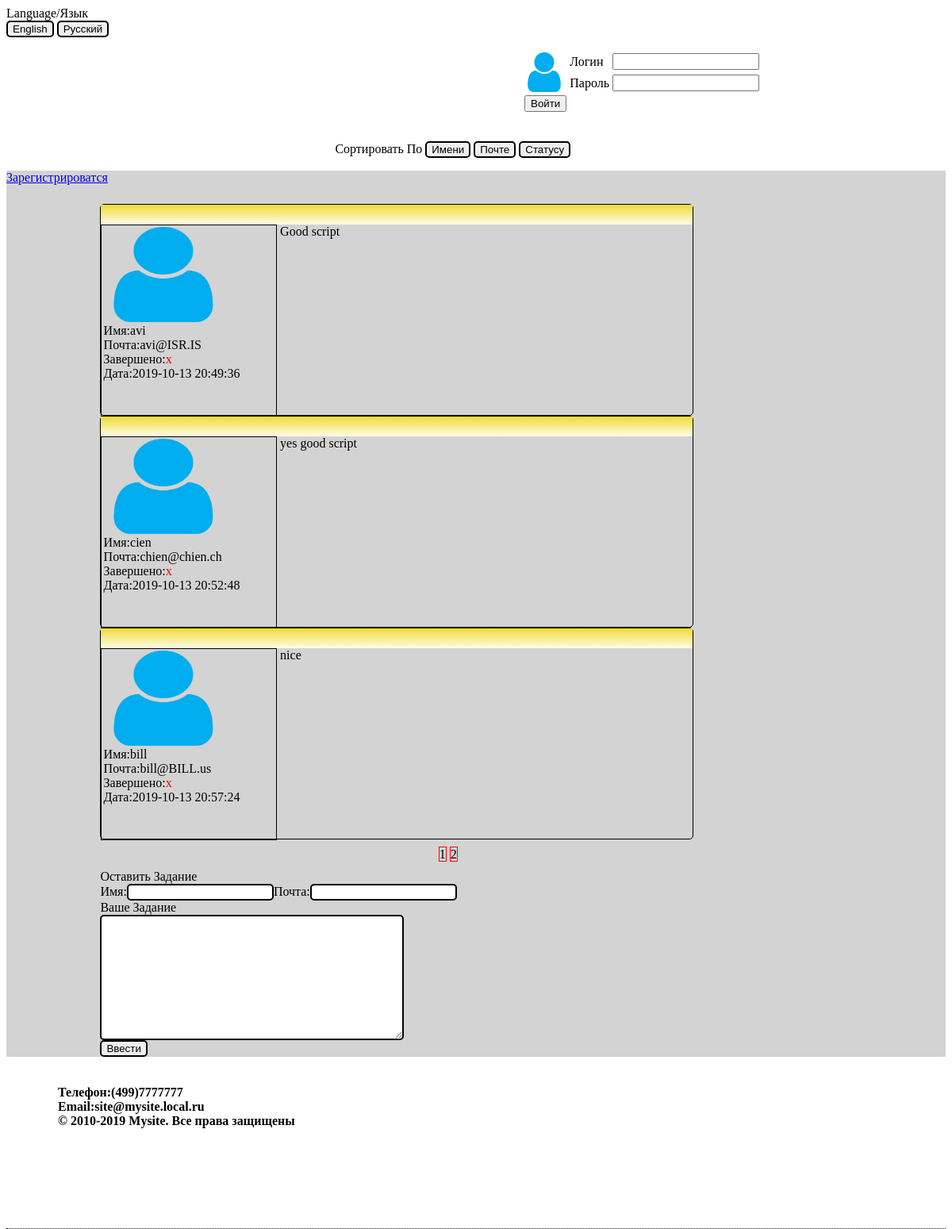
The page / on the database its author committed.
### tables this page shows
CREATE TABLE `chat` (
  `chat_id` int(11) NOT NULL,
  `user_login` varchar(64) NOT NULL,
  `text` varchar(64) NOT NULL,
  `dater` varchar(64) NOT NULL,
  `email` varchar(64) NOT NULL,
  `finished` varchar(64) NOT NULL
);

### lib/chat.php (the view, shortened to what this page needs)
<?php
class chat{
    public $user_login;
    public $text;
    public $order;
    public $email;
    public $photo;
    public $chatid;
    public $finished;
    public $autoriselanguage;
	public $mysqlihost;
    public $mysqliusr;
    public $mysqlipwd;
    public $mysqlidb;
    public function __construct()
    {
		  $this->mysqlihost = 'localhost';
        $this->mysqliusr = 'root';
        $this->mysqlipwd = '';
        $this->mysqlidb = 'project';
            ?>
            <?
    }
        public function chat($sort='dater'){
    $pag=3;
    $page = filter_input(INPUT_GET, 'page');
    $page=$page+1;
    $end=$page*$pag;
    for($i=($page-1)*$pag;$i<$end;$i++) {
        $mysqli = new mysqli($this->mysqlihost, $this->mysqliusr, $this->mysqlipwd, $this->mysqlidb);
        $query = "SELECT `chat`.`chat_id`,`chat`.`user_login`,`chat`.`text`, `chat`.`dater`,`chat`.`email`,`chat`.`finished`,`users`.`photo`,`users`.`role`  FROM `chat` LEFT JOIN `users` ON `chat`.`user_login` = `users`.`user_login` ORDER BY ".$this->order." LIMIT ".$i.",1 ";
        $stmt = $mysqli->prepare($query);
            $stmt->execute();
            $stmt->bind_result($this->chatid,$this->user_login, $this->text,$this->dater,$this->email,$this->finished,$this->photo,$role);
		if(strlen($this->photo)==0){
			$this->photo='files/misc/login.png';
		}
        if($this->finished=='yes'){
		    $fsd='<a style="color:green">&#10004</a>';
        }else{
            $fsd='<a style="color:red">x</a>';
        }
        $today = date("Y-m-d H:i:s",$this->dater);
        if(!$this->autoriselanguage){
		    echo"
		    <div class='message'>
				<div class='hramka ttop'></div>
				<div class='midle ttop'>
		        <div class='ab bc'>
		            <img class='chimage' src='/lib/".$this->photo."'><br>
		            <div class='mm'>
		                 <a>Имя:$this->user_login</a><br>
		                <a>Почта:$this->email</a><br>
		                <a>Завершено:$fsd</a><br>
		                <a>Дата:$today </a><br>
		               $edit
                    </div>
		        </div>
		        <div class='ab nnn'>
		               <a class='some'>$this->text</a>
                </div>
            </div>
            </div>
		    ";
        }
        }
    }
		 public function pagination(){
            $pag=3;
             $mysqli = new mysqli($this->mysqlihost, $this->mysqliusr, $this->mysqlipwd, $this->mysqlidb);
           $query = "SELECT count(1) FROM `chat`";
           if ($stmt = $mysqli->prepare($query)) {
               $stmt->execute();
               $stmt->bind_result($counter);
           }
		   $counter=ceil($counter/$pag);
		   if($counter<=6){
		   		for($i=1;$i<=$counter;$i++){
		   		    $ppage=$i-1;
		   			$a="
		   			<a class='atba' style='color:black;border: 1px solid red;' onClick=\"window . location . href = 'index.php?page={$ppage} '\">$i</a>
		   			";
					echo "$a";
		  		 }
		   }
		 }
		 public function  atcdrawinput(){
            if(!$this->autoriselanguage) {
                $a = '
            <a class="сс">Оставить Задание</a>
            <form  method="POST">
            <a>Имя:</a><input name="name" width="200" type="text"><a>Почта:</a><input name="email"  type="text"> <br>
            <a>Ваше Задание</a><br>
			<textarea rows="10" cols="45" name="text"></textarea><br>
            <input name="submit" type="submit" value="Ввести">
            </form>';
            echo "$a";}
    }
		public function srt(){
			            if(!$this->autoriselanguage) {
			$a = '
            <form class="srt" method="POST">
							Сортировать По
            <input name="ulgch" type="submit" value="Имени">
            <input name="uemailch" type="submit" value="Почте">
            <input name="statusch" type="submit" value="Статусу">
            </form>';
            echo "$a";
									}
		}
}

### index.php (shortened to what this page needs)
<?php
include 'lib/autorise.inc.php';
include 'lib/chat.php';
$autorise=  new autorise;
$chat=new chat;
$chat->order=$autorise->order;
?>
<html>
<head>
    <link rel="stylesheet" href="css/main.css" >
</head>
<body style="background-image: url(/lib/files/misc/background.jpg 100% 100% no-repeat);">
    <div class="header">
        <?php $autorise->ainitialize();?><br>
							<?php $chat->srt();?>
    </div>
	<div class="container">
		<div>
			<a href='lib\register.inc.php' class="reg"><? if(!$autorise->language){echo 'Зарегистрироватся';}elseif($autorise->language==true){echo 'Register';}?></a>
        </div>
		<?
            $chat->autoriselanguage=$autorise->language;
            $chat->autoriselog=$autorise->log;
            $chat->autoriserole=$autorise->role;
            ?><div style="margin-left: 10%;margin-top: 2%"><?
            $chat->chat();
            ?><div style="margin-top:10px;margin-bottom:10px;margin-left:40%;"><?
            $chat->pagination();
                            ?></div><?
            $chat->atcdrawinput();
                ?></div>
</div>
    <div class="footer">
        <div class="contacts nnn"><a>Телефон:(499)7777777</a><br>
            <a>Email:site@mysite.local.ru</a><br>
            <a>	&copy; 2010-2019 Mysite. Все права защищены</a><br>
        </div>
    </div>
</body>
</html>

### lib/autorise.inc.php (shortened to what this page needs)
<?php
class autorise{
    public $triger;
    public $language;
	public function __construct()
    {
        $this->triger = filter_input(INPUT_COOKIE, 'triger');
        $this->language = filter_input(INPUT_COOKIE, 'language');
        $this->ru = filter_input(INPUT_POST, 'ru');
        $statuch = filter_input(INPUT_POST, 'statuch');
        $uemail = filter_input(INPUT_POST, 'emailch');
		$stnp = filter_input( INPUT_COOKIE, 'stnp');
		$lgnp = filter_input( INPUT_COOKIE, 'lgnp');
		$emnp = filter_input( INPUT_COOKIE, 'emnp');
        $sort = filter_input( INPUT_COOKIE, 'sort');
				if(!$sort){
                    $this->order='dater';
				}elseif($sort=='ulg'){
                    $this->order='`chat`.`user_login` '.$lgnp.'';
				}elseif($sort=='uemail'){
                    $this->order='`chat`.`email` '.$emnp.'';
				}elseif($sort=='statuch'){
                    $this->order='`users`.`role` '.$stnp.'';
				}
    }
    public function drawinput(){
	        if (!$this->language) {
                $b = 'Логин';$c = 'Пароль';$d='Войти';
            }else{
                $b = 'Login'; $c = 'Password';$d='Sign In';
            }
        if ($this->triger == false) {
            $a = '<div style="margin-left:650px ">
        <form method="POST">
			<table>
				<tr>
					<td rowspan="2"><img src="\lib\files\misc\login.png" style="height:50px;width:50px;"></td>
					<td>'.$b.'</td>
					<td><input name="login" type="text" required></td>
				</tr>
				<tr>
					<td>'.$c.'</td>
					<td><input name="password" type="password" required></td>
				</tr>
				<tr>
					<td><input name="submit" type="submit" value="'.$d.'"></td>
					<td></td>
				</tr>
			</table>
        </form></div>';
            echo $a;
	    }
    }
	public function drawlg(){
        $a = 'Language/Язык
        <form method="POST">
           <input name="eng" type="submit" value="English">
		   <input name="ru" type="submit" value="Русский">
        </form>
		';
            echo $a;
	}
    public function ainitialize()
    {
        $this->drawlg();
        $this->drawinput();
    }
}

### css/main.css (style rules this page uses)
div.mm { margin-left:1%; margin-bottom: 1%; }
div.message { width:70%; height:265px; border: 1px solid black; border-radius:5px; }
form.srt { margin-left:35%; }
div.ab { height:240px; float:left; display :inline-block; }
div.bc { border:1px solid black; width:220px; }
div.hramka { width:100%; height:25px; background-image:linear-gradient(to top, #fefcea, #f1da36); }
div.contacts { margin-top: 20px; margin-left: 65px; }
div.contacts > a { margin-top: 10px; margin-bottom: 10px; font-weight:bold ; }
div.header { width:100%; float:left; background-color: white; }
div.footer { width:100%; height: 200px; float:left; background-color: white; border-bottom: 1px dotted black; }
div.nnn { width:50%; }
div.container { background-color: lightgray; }
form > input { border-radius: 5px; border: 2px solid black; }
form > textarea { border-radius: 5px; border: 2px solid black; }
img.chimage { height: 120px; width: 150px; margin:1%; }
a.some { margin-top: 1%; margin-left: 1%; }

### rows shown on the page
chat: user_login "avi", email "avi@ISR.IS", finished "x", text "Good script"
chat: user_login "cien", email "chien@chien.ch", finished "x", text "yes good script"
chat: user_login "bill", email "bill@BILL.us", finished "x", text "nice"

### other values the page prints
$b "Логин"
$c "Пароль"
